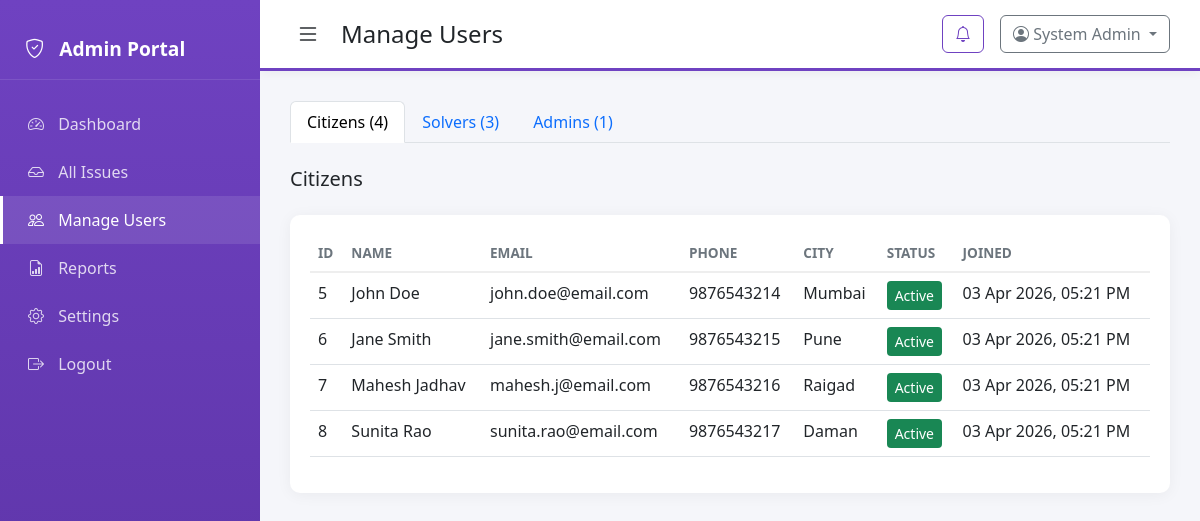
The page /admin/users.php (signed in) on the database its author committed.
### tables this page shows
CREATE TABLE users (
    id INT AUTO_INCREMENT PRIMARY KEY,
    full_name VARCHAR(100) NOT NULL,
    email VARCHAR(150) NOT NULL UNIQUE,
    phone VARCHAR(20),
    password VARCHAR(255) NOT NULL,
    role ENUM('citizen', 'solver', 'admin') NOT NULL,
    address VARCHAR(255),
    city VARCHAR(100),
    profile_pic VARCHAR(255),
    is_active TINYINT(1) DEFAULT 1,
    created_at TIMESTAMP DEFAULT CURRENT_TIMESTAMP
);

### includes/functions.php (called while the page is built, shortened)
<?php
function sanitize($data) {
    return htmlspecialchars(trim($data), ENT_QUOTES, 'UTF-8');
}
function formatDate($date, $format = 'd M Y, h:i A') {
    return date($format, strtotime($date));
}
function getUserById($pdo, $userId) {
    $stmt = $pdo->prepare("SELECT * FROM users WHERE id = ?");
    $stmt->execute([$userId]);
    return $stmt->fetch();
}

### admin/users.php (the view, shortened to what this page needs)
<?php
require_once __DIR__ . '/../includes/db.php';
require_once __DIR__ . '/../includes/functions.php';
$userId = $_SESSION['user_id'];
$user = getUserById($pdo, $userId);
$tab = $_GET['tab'] ?? 'citizens';
$stmt = $pdo->prepare("SELECT * FROM users WHERE role = 'citizen' ORDER BY created_at DESC");
$stmt->execute();
$citizens = $stmt->fetchAll();
$stmt = $pdo->prepare("SELECT * FROM users WHERE role = 'solver' ORDER BY created_at DESC");
$stmt->execute();
$solvers = $stmt->fetchAll();
$stmt = $pdo->prepare("SELECT * FROM users WHERE role = 'admin' ORDER BY created_at DESC");
$stmt->execute();
$admins = $stmt->fetchAll();
?>
<!DOCTYPE html>
<html lang="en">
<head>
    <link href="https://cdn.jsdelivr.net/npm/bootstrap@5.3.0/dist/css/bootstrap.min.css" rel="stylesheet">
    <link href="https://cdn.jsdelivr.net/npm/bootstrap-icons@1.10.0/font/bootstrap-icons.css" rel="stylesheet">
    <link rel="stylesheet" href="../assets/css/style.css">
</head>
<body>
    <div class="sidebar sidebar-admin">
        <div class="sidebar-header">
            <i class="bi bi-shield-check"></i> Admin Portal
        </div>
        <nav>
            <a href="dashboard.php"><i class="bi bi-speedometer2"></i> Dashboard</a>
            <a href="issues.php"><i class="bi bi-inbox"></i> All Issues</a>
            <a href="users.php" class="active"><i class="bi bi-people"></i> Manage Users</a>
            <a href="reports.php"><i class="bi bi-file-earmark-bar-graph"></i> Reports</a>
            <a href="settings.php"><i class="bi bi-gear"></i> Settings</a>
            <a href="logout.php"><i class="bi bi-box-arrow-right"></i> Logout</a>
        </nav>
    </div>
    <div class="main-content">
        <header class="top-bar top-bar-admin">
            <button class="btn-toggle" onclick="toggleSidebar()">
                <i class="bi bi-list"></i>
            </button>
            <h4>Manage Users</h4>
            <div class="ms-auto d-flex align-items-center gap-3">
                <div class="dropdown">
                    <button class="btn btn-outline-purple position-relative" data-bs-toggle="dropdown">
                        <i class="bi bi-bell"></i>
                    </button>
                </div>
                <div class="dropdown">
                    <button class="btn btn-outline-secondary dropdown-toggle" data-bs-toggle="dropdown">
                        <i class="bi bi-person-circle"></i> <?= sanitize($user['full_name']) ?>
                    </button>
                </div>
            </div>
        </header>
        <main class="content">
            <ul class="nav nav-tabs mb-4">
                <li class="nav-item">
                    <a class="nav-link <?= $tab === 'citizens' ? 'active' : '' ?>" href="?tab=citizens">Citizens (<?= count($citizens) ?>)</a>
                </li>
                <li class="nav-item">
                    <a class="nav-link <?= $tab === 'solvers' ? 'active' : '' ?>" href="?tab=solvers">Solvers (<?= count($solvers) ?>)</a>
                </li>
                <li class="nav-item">
                    <a class="nav-link <?= $tab === 'admins' ? 'active' : '' ?>" href="?tab=admins">Admins (<?= count($admins) ?>)</a>
                </li>
            </ul>
            <div class="d-flex justify-content-between align-items-center mb-3">
                <?php if ($tab === 'solvers'): ?>
                    <a href="add-user.php?role=solver" class="btn btn-purple"><i class="bi bi-plus"></i> Add Solver</a>
                <?php elseif ($tab === 'admins'): ?>
                    <a href="add-user.php?role=admin" class="btn btn-purple"><i class="bi bi-plus"></i> Add Admin</a>
                <?php else: ?>
                    <h5>Citizens</h5>
                <?php endif; ?>
            </div>
            <?php if ($tab === 'citizens'): ?>
                <div class="card">
                    <div class="card-body">
                        <div class="table-responsive">
                            <table class="table table-hover">
                                <thead>
                                    <tr>
                                        <th>ID</th>
                                        <th>Name</th>
                                        <th>Email</th>
                                        <th>Phone</th>
                                        <th>City</th>
                                        <th>Status</th>
                                        <th>Joined</th>
                                    </tr>
                                </thead>
                                <tbody>
                                    <?php foreach ($citizens as $u): ?>
                                        <tr>
                                            <td><?= $u['id'] ?></td>
                                            <td><?= sanitize($u['full_name']) ?></td>
                                            <td><?= sanitize($u['email']) ?></td>
                                            <td><?= sanitize($u['phone']) ?></td>
                                            <td><?= sanitize($u['city']) ?></td>
                                            <td>
                                                <form method="POST" class="d-inline">
                                                    <button type="submit" name="toggle_status" class="btn btn-sm btn-<?= $u['is_active'] ? 'success' : 'danger' ?>">
                                                        <?= $u['is_active'] ? 'Active' : 'Inactive' ?>
                                                    </button>
                                                </form>
                                            </td>
                                            <td><?= formatDate($u['created_at']) ?></td>
                                        </tr>
                                    <?php endforeach; ?>
                                </tbody>
                            </table>
                        </div>
                    </div>
                </div>
            <?php endif; ?>
        </main>
    </div>
</body>
</html>

### assets/css/style.css (style rules this page uses)
:root { --primary: #0d6efd; --secondary: #6c757d; --success: #198754; --warning: #ffc107; --danger: #dc3545; --purple: #6f42c1; --light: #f8f9fa; --dark: #212529; }
body { font-family: 'Segoe UI', Tahoma, Geneva, Verdana, sans-serif; background: #f5f6fa; overflow-x: hidden; }
.sidebar { width: 260px; height: 100vh; background: linear-gradient(180deg, var(--primary) 0%, #0a58ca 100%); position: fixed; left: 0; top: 0; padding-top: 20px; transition: all 0.3s; z-index: 1000; }
.sidebar.sidebar-admin { background: linear-gradient(180deg, var(--purple) 0%, #5a32a3 100%); }
.sidebar-header { padding: 15px 25px; color: white; font-size: 1.2rem; font-weight: 600; border-bottom: 1px solid rgba(255,255,255,0.1); margin-bottom: 20px; }
.sidebar-header i { margin-right: 10px; }
.sidebar nav a { display: block; padding: 12px 25px; color: rgba(255,255,255,0.8); text-decoration: none; transition: all 0.2s; border-left: 3px solid transparent; }
.sidebar nav a:hover, .sidebar nav a.active { background: rgba(255,255,255,0.1); color: white; border-left-color: white; }
.sidebar nav a i { margin-right: 10px; width: 20px; }
.main-content { margin-left: 260px; padding: 0; min-height: 100vh; transition: all 0.3s; }
.top-bar { background: white; padding: 15px 30px; display: flex; align-items: center; box-shadow: 0 2px 10px rgba(0,0,0,0.05); position: sticky; top: 0; z-index: 100; }
.top-bar h4 { margin: 0; color: var(--dark); }
.top-bar.top-bar-admin { border-bottom: 3px solid var(--purple); }
.btn-toggle { background: none; border: none; font-size: 1.5rem; margin-right: 15px; cursor: pointer; color: var(--dark); }
.content { padding: 30px; }
.card { border: none; border-radius: 10px; box-shadow: 0 2px 15px rgba(0,0,0,0.05); margin-bottom: 20px; }
.card-body { padding: 20px; }
.btn-success { background: var(--success); border: none; }
.btn-outline-purple { color: var(--purple); border-color: var(--purple); }
.table thead th { border-bottom: 2px solid #eee; font-weight: 600; color: var(--secondary); font-size: 0.85rem; text-transform: uppercase; }

### rows shown on the page
users: full_name "System Admin"
users: id "5", full_name "John Doe", email "john.doe@email.com", phone "9876543214", city "Mumbai", is_active "Active", created_at "03 Apr 2026, 05:21 PM"
users: id "6", full_name "Jane Smith", email "jane.smith@email.com", phone "9876543215", city "Pune", is_active "Active", created_at "03 Apr 2026, 05:21 PM"
users: id "7", full_name "Mahesh Jadhav", email "mahesh.j@email.com", phone "9876543216", city "Raigad", is_active "Active", created_at "03 Apr 2026, 05:21 PM"
users: id "8", full_name "Sunita Rao", email "sunita.rao@email.com", phone "9876543217", city "Daman", is_active "Active", created_at "03 Apr 2026, 05:21 PM"

### other values the page prints
count($citizens) "4"
count($solvers) "3"
count($admins) "1"
